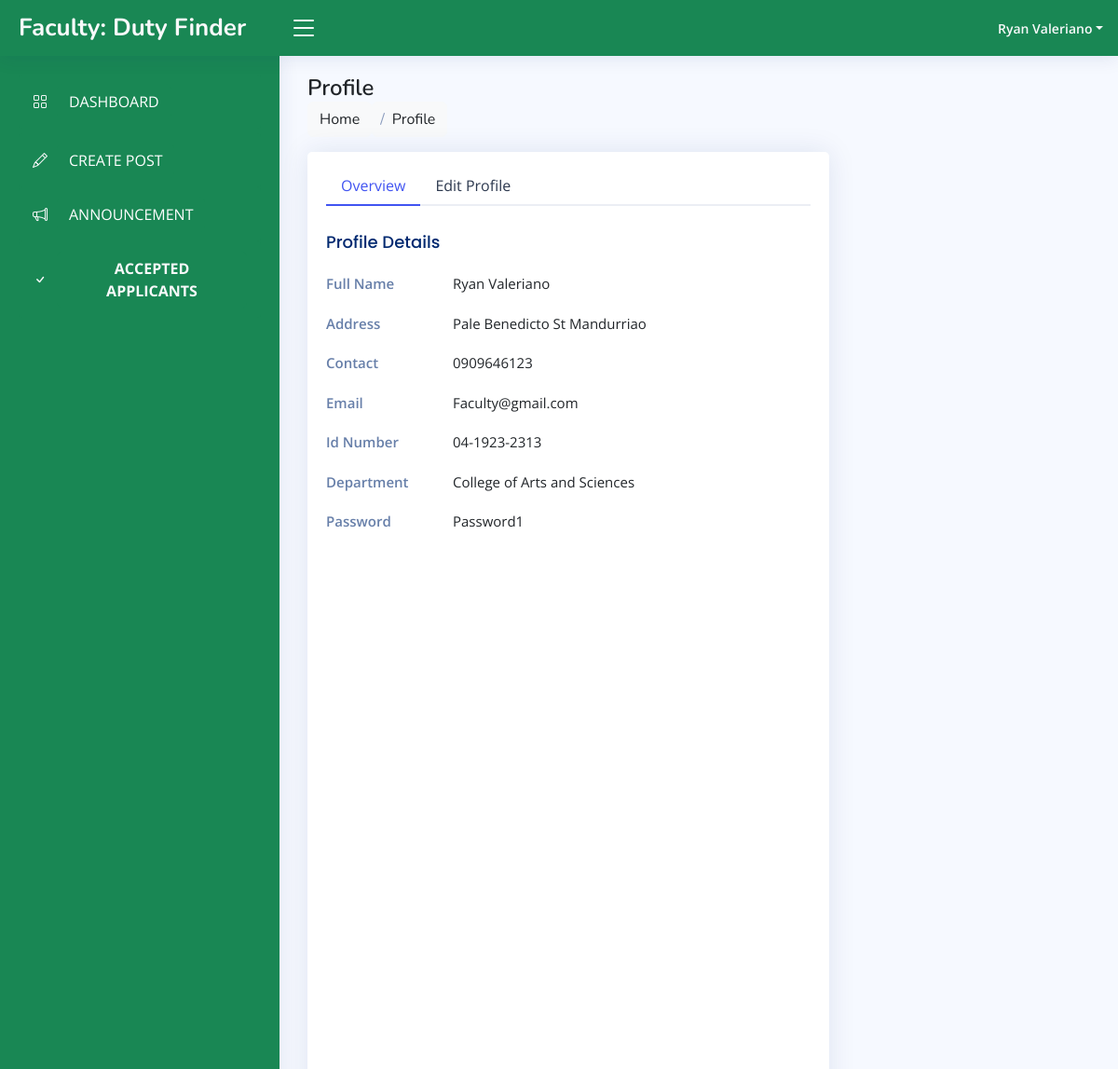
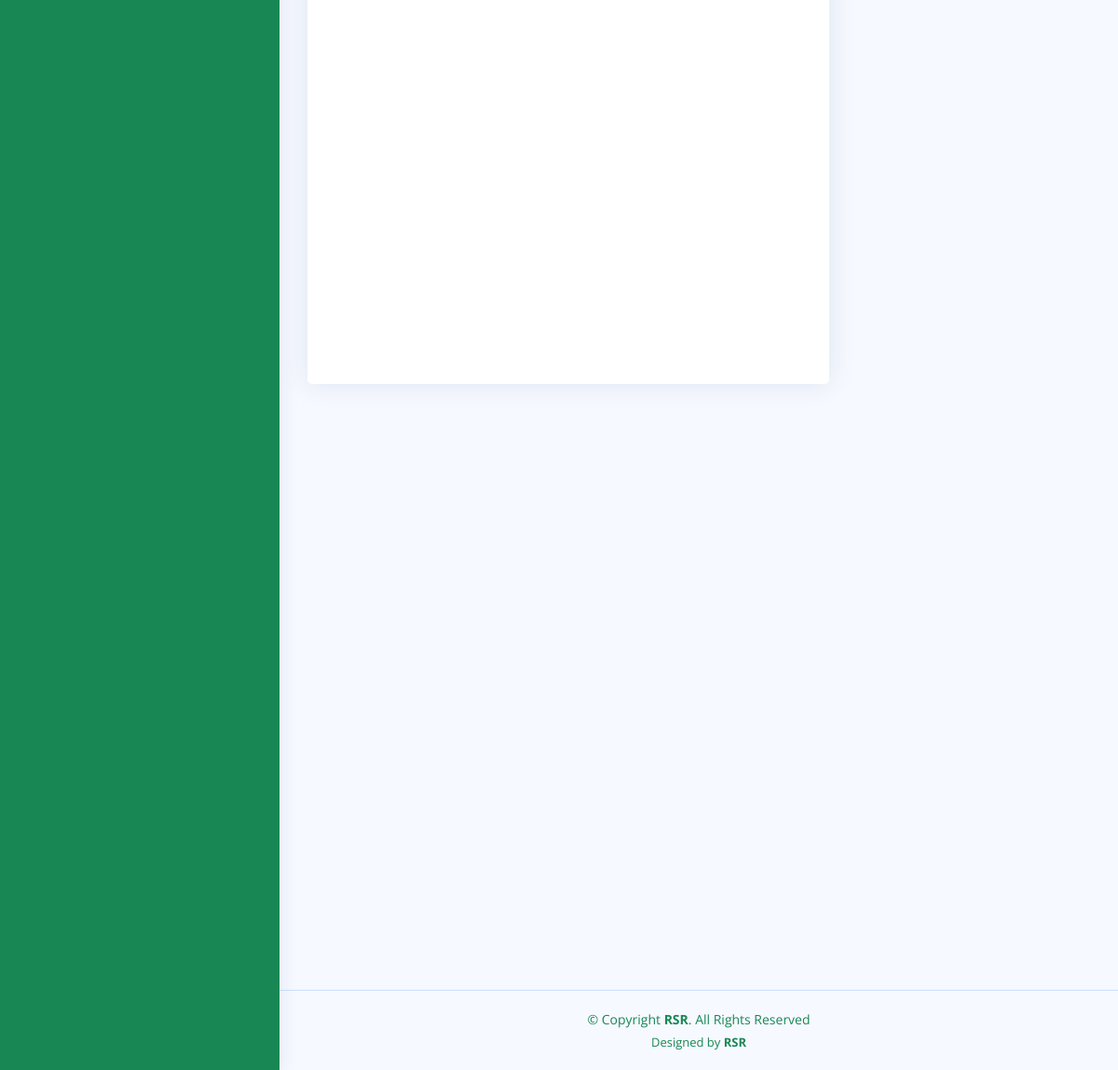
Screenshot of /faculty/users-profile.php (signed in) with the database file from the repository (2 pictures, top to bottom).
### tables this page shows
CREATE TABLE `faculties` (
  `id` int(255) NOT NULL,
  `profile` varchar(255) NOT NULL,
  `fullname` varchar(25) NOT NULL,
  `contact` varchar(255) NOT NULL,
  `address` varchar(255) NOT NULL,
  `email` varchar(255) NOT NULL,
  `password` varchar(255) NOT NULL,
  `id_num` varchar(255) NOT NULL,
  `department` varchar(255) NOT NULL,
  `account_status` varchar(255) NOT NULL
);

### faculty/users-profile.php (the view, shortened to what this page needs)
<?php
include '../conn.php';
if (empty($_SESSION['email'])) {
?>
  <script>
    alert("Session Expired Please Login Again");
    location.href = '../index.html';
  </script>
<?php
} else {
  $e = $_SESSION['email'];
  $get_faculties_det = mysqli_query($conn, "SELECT * FROM `faculties` WHERE email = '$e'");
  $faculties = mysqli_fetch_object($get_faculties_det);
  $fullname  = $faculties->fullname;
}
?>
<!DOCTYPE html>
<html lang="en">
<head>
  <link href="assets/vendor/bootstrap/css/bootstrap.min.css" rel="stylesheet">
  <link href="assets/vendor/bootstrap-icons/bootstrap-icons.css" rel="stylesheet">
  <link href="assets/vendor/boxicons/css/boxicons.min.css" rel="stylesheet">
  <link href="assets/vendor/quill/quill.snow.css" rel="stylesheet">
  <link href="assets/vendor/quill/quill.bubble.css" rel="stylesheet">
  <link href="assets/vendor/remixicon/remixicon.css" rel="stylesheet">
  <link href="assets/vendor/simple-datatables/style.css" rel="stylesheet">
  <link href="assets/css/style.css" rel="stylesheet">
</head>
<body>
  <header id="header" class="header fixed-top d-flex align-items-center " style="background-color: #198754;">
    <div class="d-flex align-items-center justify-content-between">
      <a href="index.html" class="logo d-flex align-items-center">
        <span class="d-none d-lg-block text-light">Faculty: Duty Finder</span>
      </a>
      <i class="bi bi-list toggle-sidebar-btn text-white"></i>
    </div>
    <nav class="header-nav ms-auto">
      <ul class="d-flex align-items-center">
        <li class="nav-item dropdown pe-3">
          <a class="nav-link nav-profile d-flex align-items-center pe-0" href="#" data-bs-toggle="dropdown">
            <span class="d-none d-md-block dropdown-toggle ps-2 text-light"><?php echo $fullname ?></span>
          </a>
        </li>
      </ul>
    </nav>
  </header>
  <aside id="sidebar" class="sidebar bg-success">
<ul class="sidebar-nav" id="sidebar-nav">
  <li class="nav-item ">
    <a class="nav-link  collapsed bg-success text-light" href="index.php">
      <i class="bi bi-grid text-light fw-bold"></i>
      <span class="btn btn-success">DASHBOARD</span>
    </a>
  <li class="nav-item ">
    <a class="nav-link collapsed bg-success text-light" href="create.php">
      <i class="bi bi-pencil text-light"></i>
      <span class="btn btn-success">CREATE POST</span>
    </a>
    <a class="nav-link collapsed bg-success text-light" href="announcement.php">
      <i class="bi bi-megaphone text-light"></i>
      <span class="btn btn-success">ANNOUNCEMENT</span>
    </a>
    <a class="nav-link bg-success" href="accepted.php">
          <i class="bi bi-check text-light"></i>
          <span class=" btn btn-success fw-bold text-light" >ACCEPTED APPLICANTS</span>
        </a>
  </li>
</ul>
</aside>
  <main id="main" class="main">
    <div class="pagetitle">
      <h1 class="text-dark">Profile</h1>
      <nav>
        <ol class="breadcrumb">
          <li class="breadcrumb-item"><a href="index.php" class="text-dark btn btn-light">Home</a></li>
          <li class="breadcrumb-item text-dark btn btn-light">Profile</li>
        </ol>
      </nav>
    </div>
    <section class="section profile">
        <div class="col-xl-8">
          <div class="card">
            <div class="card-body pt-3">
              <ul class="nav nav-tabs nav-tabs-bordered">
                <li class="nav-item">
                  <button class="nav-link active " data-bs-toggle="tab" data-bs-target="#profile-overview">Overview</button>
                </li>
                <li class="nav-item">
                  <button class="nav-link" data-bs-toggle="tab" data-bs-target="#profile-edit">Edit
                    Profile</button>
                </li>
              </ul>
              <div class="tab-content pt-2">
                <div class="tab-pane fade show active profile-overview" id="profile-overview">
                  <h5 class="card-title">Profile Details</h5>
                  <div class="row">
                    <div class="col-lg-3 col-md-4 label ">Full Name</div>
                    <div class="col-lg-9 col-md-8"><?php echo $faculties->fullname ?></div>
                  </div>
                  <div class="row">
                    <div class="col-lg-3 col-md-4 label">Address</div>
                    <div class="col-lg-9 col-md-8"><?php echo $faculties->address ?></div>
                  </div>
                  <div class="row">
                    <div class="col-lg-3 col-md-4 label">Contact</div>
                    <div class="col-lg-9 col-md-8"><?php echo $faculties->contact ?></div>
                  </div>
                  <div class="row">
                    <div class="col-lg-3 col-md-4 label">Email</div>
                    <div class="col-lg-9 col-md-8"><?php echo $faculties->email ?></div>
                  </div>
                  <div class="row">
                    <div class="col-lg-3 col-md-4 label">Id Number</div>
                    <div class="col-lg-9 col-md-8"><?php echo $faculties->id_num ?></div>
                  </div>
                  <div class="row">
                    <div class="col-lg-3 col-md-4 label">Department</div>
                    <div class="col-lg-9 col-md-8"><?php echo $faculties->department ?></div>
                  </div>
                  <div class="row">
                    <div class="col-lg-3 col-md-4 label">Password</div>
                    <div class="col-lg-9 col-md-8"><?php echo $faculties->password ?></div>
                  </div>
                </div>
              </div>
            </div>
          </div>
        </div>
    </section>
  </main>
  <footer id="footer" class="footer" style="margin-top: 50%">
    <div class="copyright text-success">
      &copy; Copyright <strong><span>RSR</span></strong>. All Rights Reserved
    </div>
    <div class="credits text-success">
      Designed by <a href="https://bootstrapmade.com/" class="text-success fw-bold">RSR</a>
    </div>
  </footer>
</body>
</html>

### faculty/assets/css/style.css (style rules this page uses)
:root { scroll-behavior: smooth; }
body { font-family: "Open Sans", sans-serif; background: #f6f9ff; color: #444444; }
a { color: #4154f1; text-decoration: none; }
h1, h2, h3, h4, h5, h6 { font-family: "Nunito", sans-serif; }
#main { margin-top: 60px; padding: 20px 30px; transition: all 0.3s; }
.pagetitle { margin-bottom: 10px; }
.pagetitle h1 { font-size: 24px; margin-bottom: 0; font-weight: 600; color: #012970; }
.card { margin-bottom: 30px; border: none; border-radius: 5px; box-shadow: 0px 0 30px rgba(1, 41, 112, 0.1); }
.card-title { padding: 20px 0 15px 0; font-size: 18px; font-weight: 500; color: #012970; font-family: "Poppins", sans-serif; }
.card-body { padding: 0 20px 20px 20px; }
.breadcrumb { font-size: 14px; font-family: "Nunito", sans-serif; color: #899bbd; font-weight: 600; }
.breadcrumb a { color: #899bbd; transition: 0.3s; }
.breadcrumb .breadcrumb-item::before { color: #899bbd; }
.nav-tabs-bordered { border-bottom: 2px solid #ebeef4; }
.nav-tabs-bordered .nav-link { margin-bottom: -2px; border: none; color: #2c384e; }
.nav-tabs-bordered .nav-link.active { background-color: #fff; color: #4154f1; border-bottom: 2px solid #4154f1; }
.logo { line-height: 1; }
@media (min-width: 1200px) { .logo { width: 280px; } }
.logo span { font-size: 26px; font-weight: 700; color: #012970; font-family: "Nunito", sans-serif; }
.header { transition: all 0.5s; z-index: 997; height: 60px; box-shadow: 0px 2px 20px rgba(1, 41, 112, 0.1); background-color: #fff; padding-left: 20px; }
.header .toggle-sidebar-btn { font-size: 32px; padding-left: 10px; cursor: pointer; color: #012970; }
.header-nav ul { list-style: none; }
.header-nav>ul { margin: 0; padding: 0; }
.header-nav .nav-profile { color: #012970; }
.header-nav .nav-profile span { font-size: 14px; font-weight: 600; }
.sidebar { position: fixed; top: 60px; left: 0; bottom: 0; width: 300px; z-index: 996; transition: all 0.3s; padding: 20px; overflow-y: auto; scrollbar-width: thin; scrollbar-color: #aab7cf transparent; box-shadow: 0px 0px 20px rgba(1, 41, 112, 0.1); background-color: #fff; }
@media (min-width: 1200px) { #main, #footer { margin-left: 300px; } }
.sidebar-nav { padding: 0; margin: 0; list-style: none; }
.sidebar-nav li { padding: 0; margin: 0; list-style: none; }
.sidebar-nav .nav-item { margin-bottom: 5px; }
.sidebar-nav .nav-link { display: flex; align-items: center; font-size: 15px; font-weight: 600; color: #4154f1; transition: 0.3; background: #f6f9ff; padding: 10px 15px; border-radius: 4px; }
.sidebar-nav .nav-link i { font-size: 16px; margin-right: 10px; color: #4154f1; }
.sidebar-nav .nav-link.collapsed { color: #012970; background: #fff; }
.sidebar-nav .nav-link.collapsed i { color: #899bbd; }
.profile .profile-overview .row { margin-bottom: 20px; font-size: 15px; }
.profile .profile-overview .card-title { color: #012970; }
.profile .profile-overview .label { font-weight: 600; color: rgba(1, 41, 112, 0.6); }
.footer { padding: 20px 0; font-size: 14px; transition: all 0.3s; border-top: 1px solid #cddfff; }
.footer .copyright { text-align: center; color: #012970; }
.footer .credits { padding-top: 5px; text-align: center; font-size: 13px; color: #012970; }

### rows the page displays
faculties: fullname "Ryan Valeriano", address "Pale Benedicto St Mandurriao", contact "0909646123", email "Faculty@gmail.com", id_num "04-1923-2313", department "College of Arts and Sciences", password "Password1"
